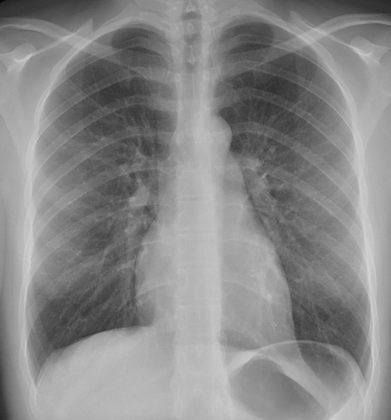
%> input picture Assignment 2/ChestXray.png, 391 x 420 px, shrunk from 480 x 515 before the run
$ octave Q4a.m   (GNU Octave 9; MATLAB toolbox functions it lacks are replaced by stand-ins)
%> lines starting %> are read from the running program, lines starting %| are printed output that depends on the picture
### Assignment 2/myHistEq.m
function [imgHE, orgHist, heHist] = myHistEq(img)
%imgHE = histogram equalized img
%orgHist = original images histogram
%heHist = equalized images histogram

%1. check image properties
[rows, cols, colours] = size(img);
gray = uint8(img);
if colours == 3
    gray = rgb2gray(img);
    [rows, cols] = size(gray);
end

figure(1);
subplot(2,2,1);
%2. Histogram generation
orgHist = imhist(gray);
% to display the histogram
imhist(gray);
title("Original Histogram");

%3. Probability Array
totalpx = rows*cols;
pHist = orgHist/totalpx;

%4. Cumulative histogram generation
cHist = cumsum(pHist);

%5. Transformation Function
%leave as double for now - need to scale back to uint8 before generating
%histogram again
imgHE = zeros(rows, cols);

% [10 lines of commented-out code are left out]
Tk = ((255)/(rows*cols))*cHist;
for k = 1:rows
    for m = 1:cols
        %add plus one to prevent issues when gray = 0
        %not concerned about gray =255 since Tk(256) exists
        imgHE(k,m) = Tk(gray(k,m)+1);
    end
end
%since Tk contains small doubles of probability for intensity
a = mat2gray(imgHE)*255;
imgHE = uint8(a);

%generate histogram of new image

subplot(2,2,2);
heHist = imhist(imgHE);
imhist(imgHE);
title("Equalized Histogram");

%Save original and equalized
imwrite(gray, '3-LowContrast.png');
imwrite(imgHE, '4-HistogramEqualized.png');

% [6 lines of commented-out code are left out]

subplot(2,2,3);
imshow(gray, []);
title('Original Image');
subplot(2,2,4);
imshow(imgHE, []);
title('Equalized Image');
end

### Assignment 2/myGaussian.m
function [kernel] = myGaussian(wsize, std)
%Function to generate gaussian kernel

norm = 1/(2*pi*std^2);

kernel = zeros(wsize, wsize);
%x, y, range (-wsize/2, wsize/2)
range = floor(wsize / 2);

denom = 2*std^2;

%Without using a loop
n = -range:1:range;
m = -range:1:range;

%square each element of n, and transpose it.
%then add the row vector of m.^2 to each row
sq = -1*((n.^2)' + m.^2)/denom;

e = exp(sq);

kernel = norm*e;
end

### Assignment 2/Q4a.m
%Gaussian Based image sharpening

imgOriginal = imread('ChestXray.png');
%> imgOriginal is the input picture: size 420x391x3 uint8; min 4, max 213, mean 136.2

%f(x,y) - make grayscale image then convert to double since other
%quantities result in doubles
img = rgb2gray(imgOriginal);
img = im2double(img);
%> img: size 420x391 double

Gk = myGaussian(11, 1.5);
smoothed = conv2(img,Gk,'same');

%g(x,y)
edged = img - smoothed;
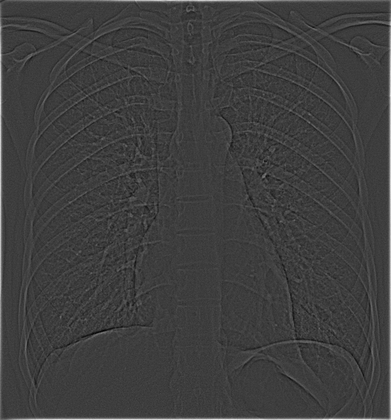
%> edged: size 420x391 double; min -0.101, max 0.316, mean 0.0031; drawn with min black and max white

%out(x,y)
sharpened = edged + img;
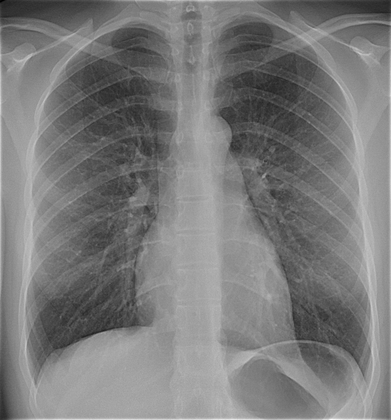
%> sharpened: size 420x391 double; min -0.00715, max 1.12, mean 0.537; drawn with min black and max white

sharpened = mat2gray(sharpened)*255;
sharpImg = myHistEq(sharpened);
%> in myHistEq, `orgHist = imhist(gray);`: orgHist = 256 values, max 2496 at index 163, min 0 at index 2, mean 641.5
%> in myHistEq, `pHist = orgHist/totalpx;`: pHist = 256 values, max 0.0152 at index 163, min 0 at index 2, mean 0.00391
%> in myHistEq, `cHist = cumsum(pHist);`: cHist = 256 values from 1.22e-05 to 1
%> in myHistEq, `Tk = ((255)/(rows*cols))*cHist;`: Tk = 256 values from 1.89e-08 to 0.00155
%> after the loop in myHistEq, `for k = 1:rows`:
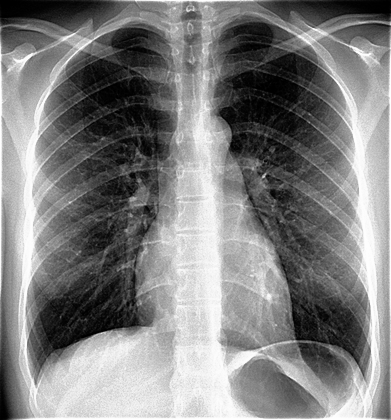
%> imgHE: size 420x391 double; min 1.89e-08, max 0.00155, mean 0.000783; drawn with min black and max white
%> in myHistEq, `heHist = imhist(imgHE);`: heHist = 256 values, max 2496 at index 224, min 0 at index 13, mean 641.5
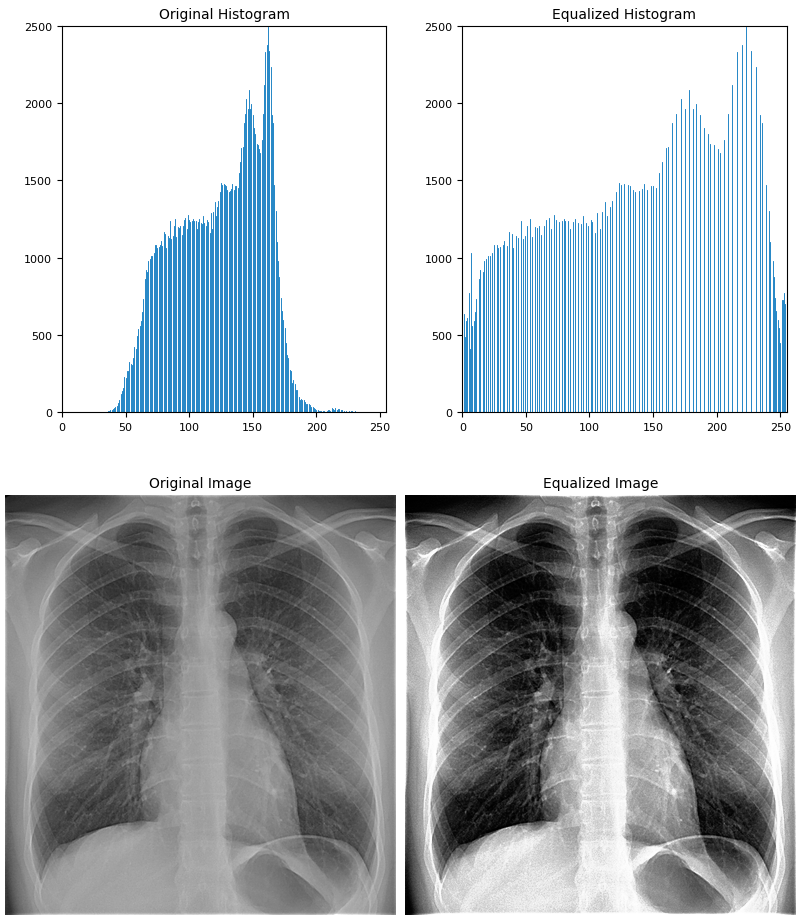
%> figure redrawn from the program's plot data, 4 panels
imshow(sharpImg, []);
imwrite(sharpImg, '6-SharpenedwithGaussian.png');

%For testing purposes
figure(2);
subplot(2,2,1);
imshow(img,[]);
title('Original');
subplot(2,2,2);
imshow(smoothed, []);
title('Smoothed');
subplot(2,2,3);
imshow(edged,[]);
title('Edge');
subplot(2,2,4);
imshow(sharpened,[]);
title('Sharpened');
